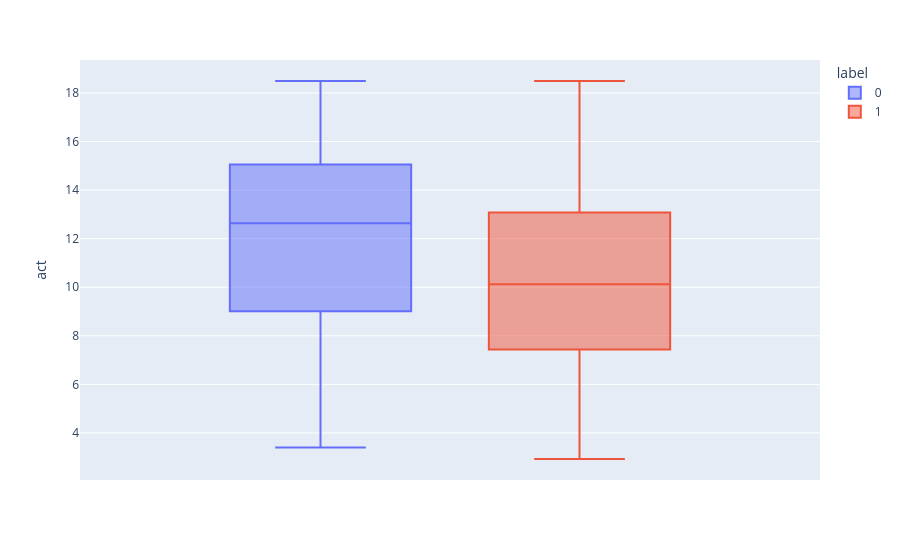

Here is the notebook cell this chart was saved with:
### Code cell
px.box(asdf, y="act", color="label")

### Figure 1 — Plotly figure (JSON) as saved in the notebook; plotly's stock layout.template omitted (floating-point values rounded to 4 significant figures; data arrays with more than 128 entries replaced by an {"elided": "..."} marker saying what was removed)
{"data": [{"alignmentgroup": "True", "hovertemplate": "label=0<br>act=%{y}<extra></extra>", "legendgroup": "0", "marker": {"color": "#636efa"}, "name": "0", "notched": false, "offsetgroup": "0", "orientation": "v", "showlegend": true, "type": "box", "x0": " ", "xaxis": "x", "y": {"elided": "314 float values"}, "y0": " ", "yaxis": "y"}, {"alignmentgroup": "True", "hovertemplate": "label=1<br>act=%{y}<extra></extra>", "legendgroup": "1", "marker": {"color": "#EF553B"}, "name": "1", "notched": false, "offsetgroup": "1", "orientation": "v", "showlegend": true, "type": "box", "x0": " ", "xaxis": "x", "y": {"elided": "1476 float values"}, "y0": " ", "yaxis": "y"}], "layout": {"boxmode": "group", "legend": {"title": {"text": "label"}, "tracegroupgap": 0}, "margin": {"t": 60}, "xaxis": {"anchor": "y", "domain": [0, 1]}, "yaxis": {"anchor": "x", "domain": [0, 1], "title": {"text": "act"}}}}
